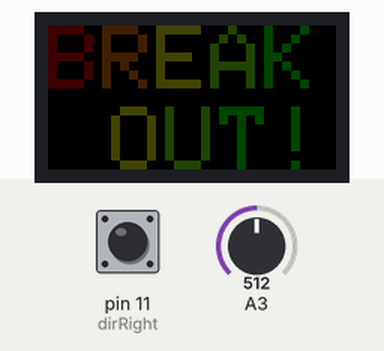
Simulated run of this sketch. Board: Arduino Uno, built with avr-gcc and run on an emulated ATmega328P. On the bench: 32×16 colour display. The test bench sets the inputs (shaded band); at power-on: A3 = 512, pin 11 (dirRight) LOW. Random numbers use the default seed unless the sketch sets one; what the sketch prints to the serial monitor is not drawn.

Above: at 2.8 s.
2.9 s: A3 set to 105
At 5.7 s:
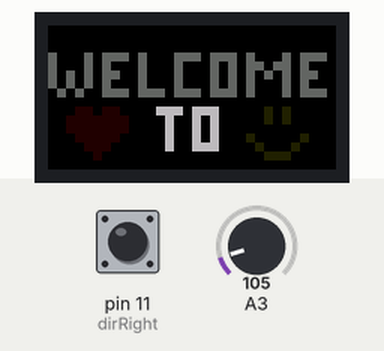
5.9 s: A3 set to 91
At 10.8 s:
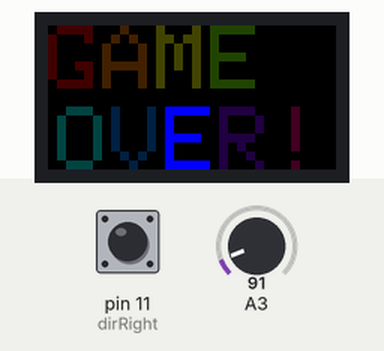
11.8 s: A3 set to 110
At 13.4 s:
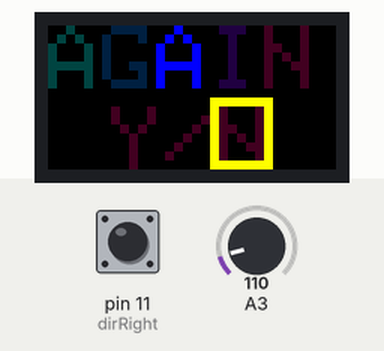
Timing chart, 0 to 14.9 s (numbered marks = the images above; inputs shaded):
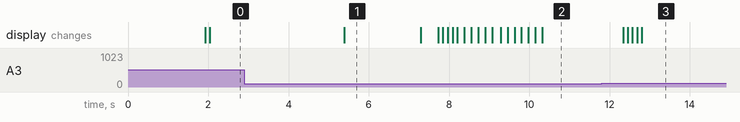

The sketch:

aoe-0424.ino
```cpp
#include <RGBmatrixPanel.h>

#define CLK  8   // USE THIS ON ARDUINO UNO, ADAFRUIT METRO M0, etc.
//#define CLK A4 // USE THIS ON METRO M4 (not M0)
//#define CLK 11 // USE THIS ON ARDUINO MEGA
#define OE   9
#define LAT 10
#define A   A0
#define B   A1
#define C   A2

int dirRight = 11;
int dirLeft = 12;
int lt_banzi = 0;
int x_sudu = 1;
int y_sudu = 1;
int x_xiaoqiu = 2;
int y_xiaoqiu = 13;
int width = 4;
int height = 2;
int x_start = 2;
int y_start = 2;
int difficulty_level = 150;
int row_brickMat = 3;
const byte col_brickMat = 7;
const byte row_brickMat_default = 20;
boolean addLayer = true;
boolean goRight = true;
boolean goUp = false;
boolean gameOn = true;
boolean gameWin = false;
boolean welcomePage = true;
boolean addLayerMode = true;
const int anniu = 2;
int buttonState = 1000;
int shikuang = 6;
int youshikuang = 6;
boolean levDecided = false;


RGBmatrixPanel matrix(A, B, C, CLK, LAT, OE, false);
unsigned long initTime;

int brickMat[row_brickMat_default][col_brickMat];

void setup() {
  pinMode(dirLeft, INPUT);
  pinMode(dirRight, INPUT);
  pinMode(anniu, INPUT);

  Serial.begin(9600);
  matrix.begin();
  resetMatrix();

}

void loop() {
  while(welcomePage){
    huanying();
  }
  initTime = millis();
  while (!levDecided){
    changeDiffLev();
  }
  while (gameOn){
    play();
  }
  jieshu();
}

void play(){

  matrix.drawLine(lt_banzi, 15, lt_banzi+4, 15, matrix.Color333(7, 0, 0));//red

  for (int i = 0; i < col_brickMat; i++){
    for (int j = 0; j < row_brickMat; j++){
        if (brickMat[j][i] != 0){
          int x_brick = x_start + i * width;
          int y_brick = y_start + j * height ;
          if (brickMat[j][i] == 1){
            matrix.drawRect(x_brick, y_brick, width, height, matrix.Color333(0, 1, 2));//sky blue
          } else if (brickMat[j][i] == 2){
            matrix.drawRect(x_brick, y_brick, width, height, matrix.Color333(2, 2, 0));//yellow
          } else if (brickMat[j][i] == 3){
            matrix.drawRect(x_brick, y_brick, width, height, matrix.Color333(1, 0, 2));//pink
          }

        }
    }
  }

  matrix.drawPixel(x_xiaoqiu, y_xiaoqiu, matrix.Color333(7, 7, 7));//white

  delay(difficulty_level);

    if(digitalRead(dirRight) == LOW){
    //Serial.println("Direction:RIGHT");
    if (lt_banzi < 27){
      lt_banzi +=2;
    }
  }
  else if(digitalRead(dirLeft) == LOW){
    //Serial.println("Direction:LEFT");
    if (lt_banzi > 0){
      lt_banzi -=2;
    }
  }

  if (y_xiaoqiu == 14 || y_xiaoqiu == 15){
    if (x_xiaoqiu <= lt_banzi + 5 && x_xiaoqiu >= lt_banzi - 1){
      goUp = false;
      if (x_xiaoqiu == 31 || x_xiaoqiu == 0){
        goRight = !goRight;
      }
    } else {
      gameOn = false;
    }
  }
  else if (x_xiaoqiu == 31 || x_xiaoqiu == 0){
    int randomNumTimeTravel = random(1,11);
    if (!goUp && randomNumTimeTravel == 7){
      x_xiaoqiu = 31 - x_xiaoqiu;
    } else {
      goRight = !goRight;
    }
    if (y_xiaoqiu == 0){
      goUp = !goUp;
    } else {
      if (!goUp){
        int randomNum = random(0,9);
        if (randomNum % 2== 0){
          goUp = !goUp;
        }
      }
    }

  }
  else if (y_xiaoqiu == 0){
    goUp = !goUp;
  }

  else {
    reflect();
  }

  if (goRight && goUp){
    x_xiaoqiu += x_sudu;
    y_xiaoqiu += y_sudu;
  } else if (goRight && !goUp){
    x_xiaoqiu += x_sudu;
    y_xiaoqiu -= y_sudu;
  } else if (!goRight && goUp){
    x_xiaoqiu -= x_sudu;
    y_xiaoqiu += y_sudu;
  } else if (!goRight && !goUp){
    x_xiaoqiu -= x_sudu;
    y_xiaoqiu -= y_sudu;
  }
//  changeBrickState();

  gameWin = true;
  for (int i = 0; i < row_brickMat; i++){
    for (int j = 0; j < col_brickMat; j++){
      if (brickMat[i][j] < 0){
        brickMat[i][j] = 0;
      }
      if (brickMat[i][j] != 0){
        gameWin = false;
      }
    }
  }

  if (gameWin){
    gameOn = false;
  }

  if (addLayerMode && addLayer){
    unsigned long curTime = millis();
    if ((curTime - initTime) >= 40000 && (curTime - initTime) % 40000 > 0 && (curTime - initTime) % 40000 < 500 && addLayer){
      //Serial.println(curTime - initTime);
      addNewLayer();
      addLayer = false;
      printArray();
    } else if ((curTime - initTime) >= 40000 && (curTime - initTime) % 40000 >= 50){
      addLayer = true;
    }
  }


  matrix.fillScreen(matrix.Color333(0, 0, 0));
}

void addNewLayer(){

  for (int i = row_brickMat++; i > 0; i--){
    for (int j = 0; j < col_brickMat; j++){
      brickMat[i][j] = brickMat[i-1][j];
    }
  }

  for (int i = 0; i < col_brickMat; i++){
    brickMat[0][i] = random(1,4);
  }

  if (y_start + row_brickMat * height > 14){
    for (int i = row_brickMat - 1; i >= (14 - y_start) / height; i--){
      for (int j = 0; j < col_brickMat; j++){
        if (brickMat[i][j] != 0){
          gameOn = false;
          break;
        }
      }
    }
  }
}

void reflect(){

  if (!goUp && goRight){
    if (x_xiaoqiu >= x_start - 1 && x_xiaoqiu <= x_start + col_brickMat * width - 1){
      int col_ball = (x_xiaoqiu - x_start + 1) / width;
      if (col_ball == 7){
        col_ball--;
      }
      for (int i = 0; i < row_brickMat; i++){
        int brick_bottom = y_start + 1 + i * height;
        int brick_left = x_start + col_ball * width;
        if (brickMat[i][col_ball] > 0){

          if ((y_xiaoqiu == brick_bottom + 1 && x_xiaoqiu != brick_left - 1)|| (y_xiaoqiu == brick_bottom && x_xiaoqiu == brick_left)){
            brickMat[i][col_ball] -- ;
            printArray();
            goUp = !goUp;
          } else if (x_xiaoqiu == brick_left - 1 && (y_xiaoqiu == brick_bottom || y_xiaoqiu == brick_bottom - 1)){
            brickMat[i][col_ball] -- ;
            printArray();
            goRight = !goRight;
          } else if (y_xiaoqiu <= brick_bottom && y_xiaoqiu >= brick_bottom - height + 1 && x_xiaoqiu >= brick_left && x_xiaoqiu <= brick_left + width - 1){
            brickMat[i][col_ball] -- ;
            printArray();
            goRight = !goRight;
          }

        }
      }
    }
  }
  else if (!goUp && !goRight){
    if (x_xiaoqiu >= x_start + 1 && x_xiaoqiu <= x_start + col_brickMat * width + 1){
      int col_ball = (x_xiaoqiu - x_start - 1) / width;
      for (int i = 0; i < row_brickMat; i++){
        int brick_bottom = y_start + 1 + i * height;
        int brick_right = (x_start + width - 1) + col_ball * width;
        if (brickMat[i][col_ball] > 0){

          if ((y_xiaoqiu == brick_bottom + 1 && x_xiaoqiu != brick_right + 1) || (y_xiaoqiu == brick_bottom && x_xiaoqiu == brick_right)){
            brickMat[i][col_ball] -- ;
            goUp = !goUp;
          } else if (x_xiaoqiu == brick_right + 1 && (y_xiaoqiu == brick_bottom || y_xiaoqiu == brick_bottom - 1)){
            brickMat[i][col_ball] -- ;
            goRight = !goRight;
          } else if (y_xiaoqiu <= brick_bottom && y_xiaoqiu >= brick_bottom - height + 1 && x_xiaoqiu <= brick_right && x_xiaoqiu >= brick_right - width + 1){
            brickMat[i][col_ball] -- ;
            goRight = !goRight;
          }
        }
      }
    }
  }
  else if (goUp && goRight) {
    if (x_xiaoqiu >= x_start - 1 && x_xiaoqiu <= x_start + col_brickMat * width - 1){
      int col_ball = (x_xiaoqiu - x_start + 1) / width;
      for (int i = 0; i < row_brickMat; i++){
        int brick_top = y_start + i * height;
        int brick_left = x_start + col_ball * width;

        if (brickMat[i][col_ball] > 0){

          if ((y_xiaoqiu == brick_top - 1 && x_xiaoqiu != brick_left - 1) || (y_xiaoqiu == brick_top && x_xiaoqiu == brick_left)){
            brickMat[i][col_ball] -- ;
            goUp = !goUp;
          } else if (x_xiaoqiu == brick_left - 1 && (y_xiaoqiu == brick_top || y_xiaoqiu == brick_top + 1)){
            brickMat[i][col_ball] -- ;
            goRight = !goRight;
          } else if (y_xiaoqiu >= brick_top && y_xiaoqiu <= brick_top + height - 1 && x_xiaoqiu >= brick_left && x_xiaoqiu <= brick_left + width - 1){
            brickMat[i][col_ball] -- ;
            goRight = !goRight;
          }

        }

      }
    }
  }
  else if (goUp && !goRight){
    if (x_xiaoqiu >= x_start + 1 && x_xiaoqiu <= x_start + col_brickMat * width + 1){
      int col_ball = (x_xiaoqiu - x_start - 1) / width;
      for (int i = 0; i < row_brickMat; i++){
        int brick_top = y_start + i * height;
        int brick_right = x_start + width - 1 + col_ball * width;

        if (brickMat[i][col_ball] > 0){

          if ((y_xiaoqiu == brick_top - 1 && x_xiaoqiu != brick_right + 1) || (y_xiaoqiu == brick_top && x_xiaoqiu == brick_right)){
            brickMat[i][col_ball] -- ;
            goUp = !goUp;
          } else if (x_xiaoqiu == brick_right + 1 && (y_xiaoqiu == brick_top || y_xiaoqiu == brick_top + 1)){
            brickMat[i][col_ball] -- ;
            goRight = !goRight;
          } else if (y_xiaoqiu >= brick_top && y_xiaoqiu <= brick_top + height - 1 && x_xiaoqiu <= brick_right && x_xiaoqiu >= brick_right - width + 1){
            brickMat[i][col_ball] -- ;
            goRight = !goRight;
          }

        }

      }
    }
  }
}
void jieshu(){
  int x_sudu = 0;
  int y_sudu = 0;

  if (gameWin){
    matrix.setCursor(0,0);
    matrix.setTextColor(matrix.Color333(2,0,0));
    matrix.print('C');
    matrix.setTextColor(matrix.Color333(2,1,0));
    matrix.print('O');
    matrix.setTextColor(matrix.Color333(2,2,0));
    matrix.print('N');
    matrix.setTextColor(matrix.Color333(1,2,0));
    matrix.print('G');
    matrix.setTextColor(matrix.Color333(0,2,0));
    matrix.print('R');

    matrix.setCursor(1, 9);  // next line
    matrix.setTextColor(matrix.Color333(0,2,2));
    matrix.print('A');
    matrix.setTextColor(matrix.Color333(0,1,2));
    matrix.print('T');
    matrix.setTextColor(matrix.Color333(0,0,7));
    matrix.print('S');
    matrix.setTextColor(matrix.Color333(1,0,2));
    matrix.print('!');
    matrix.setTextColor(matrix.Color333(2,0,1));
    matrix.print(' ');
    gameOn=false;
    delay(2000);

  } else {
    matrix.setCursor(0,0);
    matrix.setTextColor(matrix.Color333(2,0,0));
    matrix.print('G');
    matrix.setTextColor(matrix.Color333(2,1,0));
    matrix.print('A');
    matrix.setTextColor(matrix.Color333(2,2,0));
    matrix.print('M');
    matrix.setTextColor(matrix.Color333(1,2,0));
    matrix.print('E');
    matrix.setTextColor(matrix.Color333(0,2,0));
    matrix.print(' ');

    matrix.setCursor(1, 9);  // next line
    matrix.setTextColor(matrix.Color333(0,2,2));
    matrix.print('O');
    matrix.setTextColor(matrix.Color333(0,1,2));
    matrix.print('V');
    matrix.setTextColor(matrix.Color333(0,0,7));
    matrix.print('E');
    matrix.setTextColor(matrix.Color333(1,0,2));
    matrix.print('R');
    matrix.setTextColor(matrix.Color333(2,0,1));
    matrix.print('!');
    gameOn=false;
    delay(2000);
  }
  Serial.print("welcomePage:");
  Serial.println(welcomePage);
  Serial.print("gameOn:");
  Serial.println(gameOn);
  matrix.fillScreen(matrix.Color333(0, 0, 0));
  while(!gameOn && !welcomePage){
    matrix.setCursor(0, 0);  // next line
    matrix.setTextColor(matrix.Color333(0,2,2));
    matrix.print('A');
    matrix.setTextColor(matrix.Color333(0,1,2));
    matrix.print('G');
    matrix.setTextColor(matrix.Color333(0,0,7));
    matrix.print('A');
    matrix.setTextColor(matrix.Color333(1,0,2));
    matrix.print('I');
    matrix.setTextColor(matrix.Color333(2,0,1));
    matrix.print('N');

    matrix.setCursor(7, 9);  // next line
    matrix.setTextColor(matrix.Color333(2,0,1));
    matrix.print('Y');
    matrix.setTextColor(matrix.Color333(2,0,1));
    matrix.print('/');
    matrix.setTextColor(matrix.Color333(2,0,1));
    matrix.print('N');

    matrix.drawRect(shikuang, 8, 7, 8, matrix.Color333(7, 7, 0));
    //matrix.drawRect(18, 8, 7, 8, matrix.Color333(7, 7, 0));

    if(digitalRead(dirRight) == LOW){
      //Serial.println("Direction:RIGHT");
      if (shikuang < 18){
        shikuang +=3 ;
      }
    }
    else if(digitalRead(dirLeft) == LOW){
    //Serial.println("Direction:LEFT");
      if (shikuang > 6){
        shikuang -= 3;
      }
    }
    buttonState = analogRead(A3);
    if (buttonState < 100) {
      if (shikuang == 6){ //Y
        gameOn=true;
        welcomePage=false;
        buttonState=1000;
        restartGame();
        //shikuang = 6;
      } else if (shikuang == 18){ //N
        welcomePage=true;
        gameOn=false;
        shikuang = 6;
        buttonState=1000;
        restartGame();
      }
    }
    delay(100);
    matrix.fillScreen(matrix.Color333(0, 0, 0));
  }
}

void resetMatrix(){
  for (int i = 0; i < row_brickMat; i++){
    for (int j = 0; j < col_brickMat; j++){
      brickMat[i][j] = random(1, 4);
    }
  }
}

void restartGame(){
  row_brickMat = 3;
  resetMatrix();
  x_xiaoqiu = 2;
  y_xiaoqiu = 13;
  lt_banzi = 0;
  gameWin = false;
  gameOn = true;
  addLayer = true;
  levDecided = false;
}

void printArray(){
  for (int i = 0; i < row_brickMat; i++){
    for (int j = 0; j < col_brickMat; j++){
      Serial.print(brickMat[i][j]);
      Serial.print(", ");
    }
    Serial.println("");
  }
  Serial.println("-----------------------------");
}


void huanying(){
//w
  matrix.drawLine(0,3,0,6,matrix.Color333(3,3,3));
  matrix.drawLine(2,5,2,6,matrix.Color333(3,3,3));
  matrix.drawLine(4,3,4,6,matrix.Color333(3,3,3));
  matrix.drawPixel(1, 7, matrix.Color333(3,3,3));
  matrix.drawPixel(3, 7, matrix.Color333(3,3,3));
//e
  matrix.drawLine(6,3,8,3,matrix.Color333(3,3,3));
  matrix.drawLine(6,4,6,7,matrix.Color333(3,3,3));
  matrix.drawPixel(7, 5, matrix.Color333(3,3,3));
  matrix.drawLine(7,7,8,7,matrix.Color333(3,3,3));
//l
  matrix.drawLine(10,3,10,7,matrix.Color333(3,3,3));
  matrix.drawLine(10,3,10,7,matrix.Color333(3,3,3));
  matrix.drawLine(11,7,12,7,matrix.Color333(3,3,3));
//c
  matrix.drawLine(14,3,16,3,matrix.Color333(3,3,3));
  matrix.drawLine(14,4,14,7,matrix.Color333(3,3,3));
  matrix.drawLine(15,7,16,7,matrix.Color333(3,3,3));
//o
  matrix.drawLine(18,3,20,3,matrix.Color333(3,3,3));
  matrix.drawLine(18,4,18,7,matrix.Color333(3,3,3));
  matrix.drawLine(20,4,20,7,matrix.Color333(3,3,3));
  matrix.drawPixel(19, 7, matrix.Color333(3,3,3));
//m
  matrix.drawLine(22,3,22,7,matrix.Color333(3,3,3));
  matrix.drawLine(26,3,26,7,matrix.Color333(3,3,3));
  matrix.drawPixel(23, 4, matrix.Color333(3,3,3));
  matrix.drawPixel(24, 5, matrix.Color333(3,3,3));
  matrix.drawPixel(25, 4, matrix.Color333(3,3,3));
//e
  matrix.drawLine(28,3,30,3,matrix.Color333(3,3,3));
  matrix.drawLine(28,4,28,7,matrix.Color333(3,3,3));
  matrix.drawPixel(29, 5, matrix.Color333(3,3,3));
  matrix.drawLine(29,7,30,7,matrix.Color333(3,3,3));

//to
  matrix.drawLine(12,9,14,9,matrix.Color333(5,5,5));
  matrix.drawLine(13,10,13,13,matrix.Color333(5,5,5));
  matrix.drawLine(16,9,18,9,matrix.Color333(5,5,5));
  matrix.drawLine(16,10,16,13,matrix.Color333(5,5,5));
  matrix.drawLine(18,10,18,13,matrix.Color333(5,5,5));
  matrix.drawPixel(17, 13, matrix.Color333(5,5,5));


  matrix.drawLine(24,9,24,10,matrix.Color333(1,1,0));
  matrix.drawLine(26,9,26,10,matrix.Color333(1,1,0));
  matrix.drawLine(24,14,26,14,matrix.Color333(1,1,0));
  matrix.drawPixel(22, 12, matrix.Color333(1,1,0));
  matrix.drawPixel(23, 13, matrix.Color333(1,1,0));
  matrix.drawPixel(27, 13, matrix.Color333(1,1,0));
  matrix.drawPixel(28, 12, matrix.Color333(1,1,0));


  matrix.drawLine(3,9,4,9,matrix.Color333(1,0,0));
  matrix.drawLine(6,9,7,9,matrix.Color333(1,0,0));
  matrix.drawLine(2,10,8,10,matrix.Color333(1,0,0));
  matrix.drawLine(2,11,8,11,matrix.Color333(1,0,0));
  matrix.drawLine(3,12,7,12,matrix.Color333(1,0,0));
  matrix.drawLine(4,13,6,13,matrix.Color333(1,0,0));
  matrix.drawPixel(5, 14, matrix.Color333(1,0,0));

  delay(1900);
  matrix.fillScreen(matrix.Color333(0, 0, 0));
  delay(100);

  matrix.setCursor(0,0);
  matrix.setTextColor(matrix.Color333(2,0,0));
  matrix.print('B');
  matrix.setTextColor(matrix.Color333(2,1,0));
  matrix.print('R');
  matrix.setTextColor(matrix.Color333(2,2,0));
  matrix.print('E');
  matrix.setTextColor(matrix.Color333(1,2,0));
  matrix.print('A');
  matrix.setTextColor(matrix.Color333(0,2,0));
  matrix.print('K');

  matrix.setCursor(7,9);
  matrix.setTextColor(matrix.Color333(2,2,0));
  matrix.print('O');
  matrix.setTextColor(matrix.Color333(1,2,0));
  matrix.print('U');
  matrix.setTextColor(matrix.Color333(0,2,0));
  matrix.print('T');
  matrix.setTextColor(matrix.Color333(0,2,0));
  matrix.print('!');


  for (int i = 0; i < 3000; i++){
    buttonState = analogRead(A3);
    if(buttonState<100){
      welcomePage = false;
      buttonState=1000;
      break;
      //matrix.fillScreen(matrix.Color333(0, 0, 0));
    }
    delay(1);
  }

  matrix.fillScreen(matrix.Color333(0, 0, 0));
}


void changeDiffLev(){
// change difficulty level
  delay(300);
  matrix.fillScreen(matrix.Color333(0, 0, 0));
  while(!levDecided){
    matrix.setCursor(0, 0);  // next line
    matrix.setTextColor(matrix.Color333(0,2,2));
    matrix.print('M');
    matrix.setTextColor(matrix.Color333(0,1,2));
    matrix.print('O');
    matrix.setTextColor(matrix.Color333(0,0,7));
    matrix.print('D');
    matrix.setTextColor(matrix.Color333(1,0,2));
    matrix.print('E');
    matrix.setTextColor(matrix.Color333(2,0,1));
    matrix.print('?');

    matrix.setCursor(7, 9);  // next line
    matrix.setTextColor(matrix.Color333(2,0,1));
    matrix.print('E');// write easy
    matrix.setTextColor(matrix.Color333(2,0,1));
    matrix.print('M');
    matrix.setTextColor(matrix.Color333(2,0,1));
    matrix.print('H');// write hard

    matrix.drawRect(youshikuang, 8, 7, 8, matrix.Color333(5, 5, 5));
    //matrix.drawRect(18, 8, 7, 8, matrix.Color333(7, 7, 0));

    if(digitalRead(dirRight) == LOW){
      //Serial.println("Direction:RIGHT");
      if (youshikuang < 18){
        youshikuang +=3 ;
      }
    }
    else if(digitalRead(dirLeft) == LOW){
    //Serial.println("Direction:LEFT");
      if (youshikuang > 6){
        youshikuang -= 3;
      }
    }

    buttonState = analogRead(A3);
    if (buttonState < 100) {
      if (youshikuang == 6){ // Easy
        addLayerMode = false;
        levDecided = true;
        buttonState = 1000;
      } else if (youshikuang == 18){ //Hard
        addLayerMode = true;
        levDecided = true;
        buttonState = 1000;
        youshikuang = 6;
      }
    }
    delay(100);
    matrix.fillScreen(matrix.Color333(0, 0, 0));
  }
}
```

Measured:
- the behaviour switches between 100 and 99 on A3 (found by bisection; images 1 and 2)
